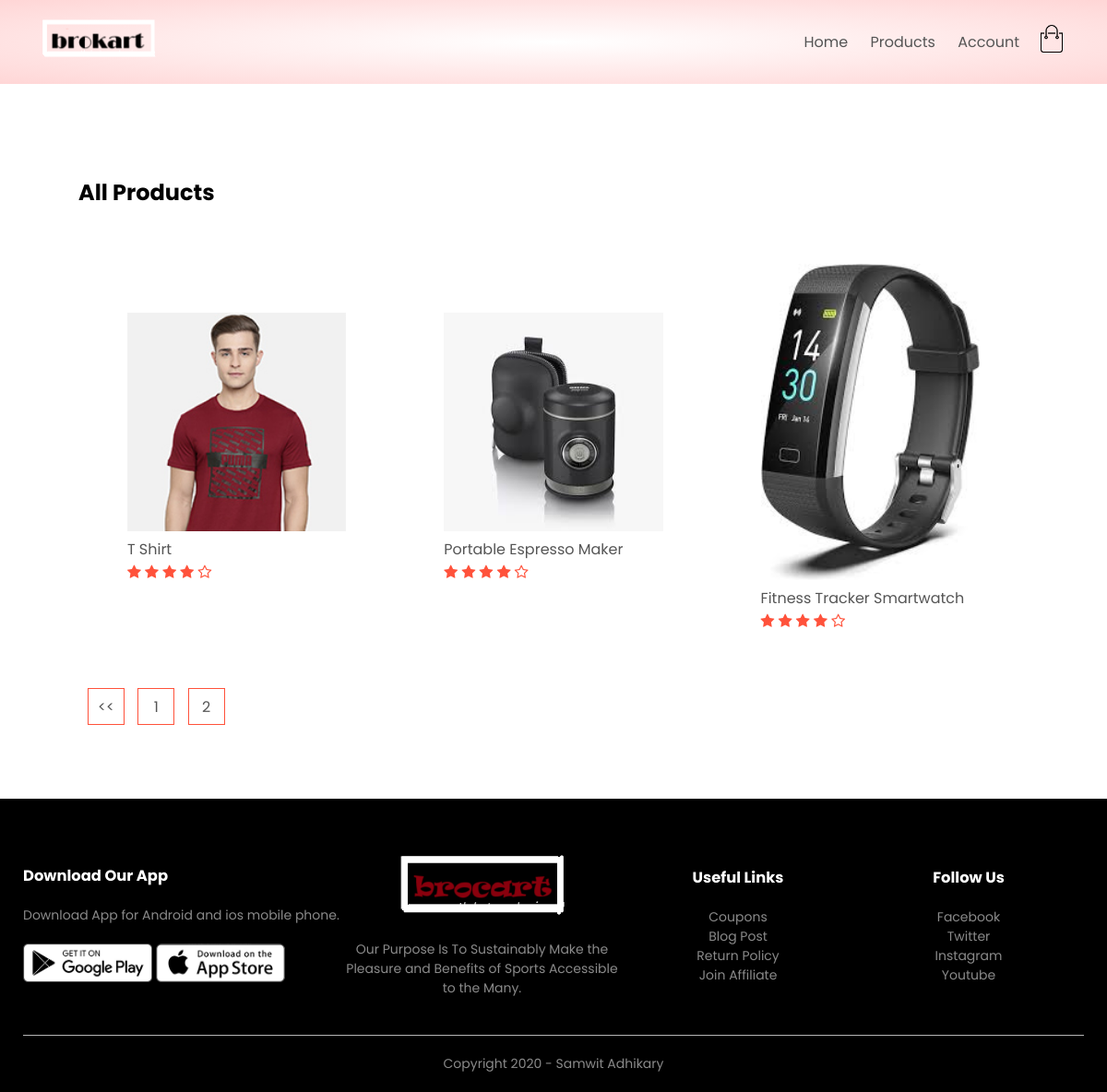
The page /product_list?page=2 on the database its author committed.
### products/models.py (models this page shows, shortened)
class Product(models.Model):
    LIVE=1
    DELETE=0
    DELETE_CHOICES=((LIVE,'live'),(DELETE,'delete'))
    title=models.CharField(max_length=200)
    price=models.FloatField()
    description=models.TextField()
    image=models.ImageField(upload_to='media/')
    priority=models.IntegerField(default=0)
    delete_status=models.IntegerField(choices=DELETE_CHOICES,default=LIVE)
    created_at=models.DateTimeField(auto_now_add=True)
    updated_at=models.DateTimeField(auto_now=True)

### products/views.py (the view)
# urls.py: path('product_list',views.list_products,name='list_product'),
def list_products(request):
    page=1
    if request.GET:
        page=request.GET.get('page',1)
    product_list=Product.objects.order_by('priority')
    product_paginator=Paginator(product_list,3)
    product_list=product_paginator.get_page(page)
    context={'products':product_list}
    return render(request,'products.html',context)

### templates/products.html
{% extends 'blank_layout.html'%}
{%block content%}
{%include 'products_list.html'%}
{%endblock content%}

### templates/products_list.html (shortened to what this page needs)
{%load static%}
{%load chunks%}
<div class="small-container">
    <div class="row row-2">
        <h2>All Products</h2>
    </div>
        <div class="row">
            {% for product in products %}
            <div class="col-4">
                <a href="{% url 'detail_product' product.id %}"><img src="{{ product.image.url }}"></a>
                <h4>{{ product.title }}</h4>
                <div class="rating">
                    <i class="fa fa-star"></i>
                    <i class="fa fa-star"></i>
                    <i class="fa fa-star"></i>
                    <i class="fa fa-star"></i>
                    <i class="fa fa-star-o"></i>
                </div>
            </div>
            {% endfor%}
        </div>
    <div class="page-btn">
        {% if products.has_previous %}
        <a href="?page={{products.previous_page_number }}"><span><<</span></a>
        {%endif%}
        {% for i in products.paginator.page_range %}
        <a href="?page={{i}}"><span>{{i}}</span></a>
        {% endfor %}
    </div>
</div>

### static/css/style.css (style rules this page uses)
* { margin: 0; padding: 0; box-sizing: border-box; }
body { font-family: 'Poppins', sans-serif; }
a { text-decoration: none; color: #555; }
.row { display: flex; align-items: center; flex-wrap: wrap; justify-content: space-around; }
.small-container { max-width: 1080px; margin: auto; padding-left: 25px; padding-right: 25px; }
.col-4 { flex-basis: 25%; padding: 10px; min-width: 200px; margin-bottom: 50px; transition: transform 0.5s; }
.col-4 img { width: 100%; }
h4 { color: #555; font-weight: normal; }
.rating .fa { color: #ff523b; }
.row-2 { justify-content: space-between; margin: 100px auto 50px; }
.page-btn { margin: 0 auto 80px; }
.page-btn span { display: inline-block; border: 1px solid #ff523b; margin-left: 10px; width: 40px; height: 40px; text-align: center; line-height: 40px; cursor: pointer; }

### rows shown on the page
Product: image (picture), title "T Shirt"
Product: image (picture), title "Portable Espresso Maker"
Product: image (picture), title "Fitness Tracker Smartwatch"

### other values the page prints
{{ i }} "1" "2"
